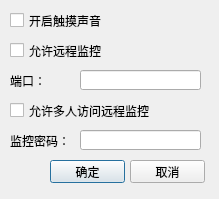
<?xml version="1.0" encoding="UTF-8"?>
<ui version="4.0">
 <class>operatorSet</class>
 <widget class="QDialog" name="operatorSet">
  <property name="geometry">
   <rect>
    <x>0</x>
    <y>0</y>
    <width>219</width>
    <height>199</height>
   </rect>
  </property>
  <property name="windowTitle">
   <string>Dialog</string>
  </property>
  <widget class="QCheckBox" name="checkBox">
   <property name="geometry">
    <rect>
     <x>10</x>
     <y>10</y>
     <width>161</width>
     <height>21</height>
    </rect>
   </property>
   <property name="text">
    <string>开启触摸声音</string>
   </property>
  </widget>
  <widget class="QPushButton" name="pushButton_sure">
   <property name="geometry">
    <rect>
     <x>50</x>
     <y>160</y>
     <width>75</width>
     <height>23</height>
    </rect>
   </property>
   <property name="text">
    <string>确定</string>
   </property>
  </widget>
  <widget class="QPushButton" name="pushButton_cancel">
   <property name="geometry">
    <rect>
     <x>130</x>
     <y>160</y>
     <width>75</width>
     <height>23</height>
    </rect>
   </property>
   <property name="text">
    <string>取消</string>
   </property>
  </widget>
  <widget class="QCheckBox" name="check_autologin">
   <property name="geometry">
    <rect>
     <x>10</x>
     <y>40</y>
     <width>161</width>
     <height>21</height>
    </rect>
   </property>
   <property name="text">
    <string>允许远程监控</string>
   </property>
  </widget>
  <widget class="QLabel" name="label">
   <property name="geometry">
    <rect>
     <x>10</x>
     <y>130</y>
     <width>61</width>
     <height>21</height>
    </rect>
   </property>
   <property name="text">
    <string>监控密码：</string>
   </property>
  </widget>
  <widget class="QLineEdit" name="lineEdit">
   <property name="geometry">
    <rect>
     <x>80</x>
     <y>130</y>
     <width>121</width>
     <height>20</height>
    </rect>
   </property>
  </widget>
  <widget class="QCheckBox" name="check_multivisitor">
   <property name="geometry">
    <rect>
     <x>10</x>
     <y>100</y>
     <width>161</width>
     <height>21</height>
    </rect>
   </property>
   <property name="text">
    <string>允许多人访问远程监控</string>
   </property>
  </widget>
  <widget class="QLabel" name="label_2">
   <property name="geometry">
    <rect>
     <x>10</x>
     <y>70</y>
     <width>61</width>
     <height>21</height>
    </rect>
   </property>
   <property name="text">
    <string>端口：</string>
   </property>
  </widget>
  <widget class="QLineEdit" name="lineEditPort">
   <property name="geometry">
    <rect>
     <x>80</x>
     <y>70</y>
     <width>121</width>
     <height>20</height>
    </rect>
   </property>
  </widget>
 </widget>
 <resources/>
 <connections/>
</ui>
